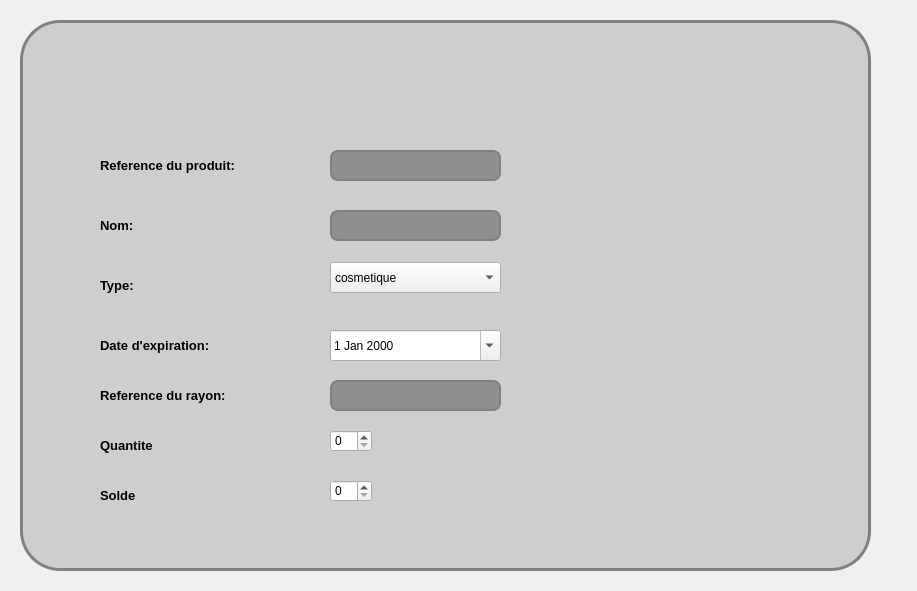
<?xml version="1.0" encoding="UTF-8"?>
<ui version="4.0">
 <class>ajoutpr</class>
 <widget class="QDialog" name="ajoutpr">
  <property name="geometry">
   <rect>
    <x>0</x>
    <y>0</y>
    <width>917</width>
    <height>591</height>
   </rect>
  </property>
  <property name="windowTitle">
   <string>Dialog</string>
  </property>
  <property name="styleSheet">
   <string notr="true">#ajoutpr {
background: url(:/img/fdaffiche.jpg);
}


#groupBox {
border: 3px solid gray;
border-radius: 40px;
background: rgb(206, 206, 206);
}

QLineEdit {
padding: 1px;
border-style: solid;
border: 2px solid gray;
border-radius: 8px;
background-color: rgb(143, 143, 143);

}
</string>
  </property>
  <widget class="QGroupBox" name="groupBox">
   <property name="geometry">
    <rect>
     <x>20</x>
     <y>20</y>
     <width>851</width>
     <height>551</height>
    </rect>
   </property>
   <property name="font">
    <font>
     <pointsize>16</pointsize>
     <weight>75</weight>
     <bold>true</bold>
     <underline>true</underline>
    </font>
   </property>
   <property name="title">
    <string/>
   </property>
   <widget class="QLabel" name="ref">
    <property name="geometry">
     <rect>
      <x>80</x>
      <y>130</y>
      <width>191</width>
      <height>31</height>
     </rect>
    </property>
    <property name="font">
     <font>
      <pointsize>10</pointsize>
      <weight>75</weight>
      <bold>true</bold>
     </font>
    </property>
    <property name="text">
     <string>Reference du produit:</string>
    </property>
   </widget>
   <widget class="QLabel" name="type">
    <property name="geometry">
     <rect>
      <x>80</x>
      <y>310</y>
      <width>161</width>
      <height>31</height>
     </rect>
    </property>
    <property name="font">
     <font>
      <pointsize>10</pointsize>
      <weight>75</weight>
      <bold>true</bold>
     </font>
    </property>
    <property name="text">
     <string>Date d'expiration:</string>
    </property>
   </widget>
   <widget class="QLineEdit" name="refrayedit">
    <property name="geometry">
     <rect>
      <x>310</x>
      <y>360</y>
      <width>171</width>
      <height>31</height>
     </rect>
    </property>
    <property name="font">
     <font>
      <weight>50</weight>
      <bold>false</bold>
      <underline>false</underline>
     </font>
    </property>
    <property name="text">
     <string/>
    </property>
   </widget>
   <widget class="QLabel" name="id_emp">
    <property name="geometry">
     <rect>
      <x>80</x>
      <y>410</y>
      <width>151</width>
      <height>31</height>
     </rect>
    </property>
    <property name="font">
     <font>
      <pointsize>10</pointsize>
      <weight>75</weight>
      <bold>true</bold>
     </font>
    </property>
    <property name="text">
     <string>Quantite</string>
    </property>
   </widget>
   <widget class="QPushButton" name="ok">
    <property name="geometry">
     <rect>
      <x>760</x>
      <y>470</y>
      <width>71</width>
      <height>71</height>
     </rect>
    </property>
    <property name="styleSheet">
     <string notr="true">#ok{
background-color: transparent;
border-image: url(:/boutonok/panier4.png);
background: none;
border: none;
background-repeat: none;
}

#ok:pressed{
background-color: transparent;
background: none;
border: none;
background-repeat: none;
}</string>
    </property>
    <property name="text">
     <string/>
    </property>
   </widget>
   <widget class="QLineEdit" name="refedit_2">
    <property name="geometry">
     <rect>
      <x>310</x>
      <y>190</y>
      <width>171</width>
      <height>31</height>
     </rect>
    </property>
    <property name="font">
     <font>
      <weight>50</weight>
      <bold>false</bold>
      <underline>false</underline>
     </font>
    </property>
    <property name="text">
     <string/>
    </property>
   </widget>
   <widget class="QLabel" name="ref_2">
    <property name="geometry">
     <rect>
      <x>80</x>
      <y>190</y>
      <width>131</width>
      <height>31</height>
     </rect>
    </property>
    <property name="font">
     <font>
      <pointsize>10</pointsize>
      <weight>75</weight>
      <bold>true</bold>
     </font>
    </property>
    <property name="text">
     <string>Nom:</string>
    </property>
   </widget>
   <widget class="QLabel" name="ref_3">
    <property name="geometry">
     <rect>
      <x>80</x>
      <y>250</y>
      <width>131</width>
      <height>31</height>
     </rect>
    </property>
    <property name="font">
     <font>
      <pointsize>10</pointsize>
      <weight>75</weight>
      <bold>true</bold>
     </font>
    </property>
    <property name="text">
     <string>Type:</string>
    </property>
   </widget>
   <widget class="QLabel" name="ref_4">
    <property name="geometry">
     <rect>
      <x>80</x>
      <y>360</y>
      <width>181</width>
      <height>31</height>
     </rect>
    </property>
    <property name="font">
     <font>
      <pointsize>10</pointsize>
      <weight>75</weight>
      <bold>true</bold>
     </font>
    </property>
    <property name="text">
     <string>Reference du rayon:</string>
    </property>
   </widget>
   <widget class="QDateEdit" name="dateEdit">
    <property name="geometry">
     <rect>
      <x>310</x>
      <y>310</y>
      <width>171</width>
      <height>31</height>
     </rect>
    </property>
    <property name="font">
     <font>
      <weight>50</weight>
      <bold>false</bold>
      <underline>false</underline>
     </font>
    </property>
    <property name="calendarPopup">
     <bool>true</bool>
    </property>
   </widget>
   <widget class="QLabel" name="id_emp_2">
    <property name="geometry">
     <rect>
      <x>80</x>
      <y>460</y>
      <width>151</width>
      <height>31</height>
     </rect>
    </property>
    <property name="font">
     <font>
      <pointsize>10</pointsize>
      <weight>75</weight>
      <bold>true</bold>
     </font>
    </property>
    <property name="text">
     <string>Solde</string>
    </property>
   </widget>
   <widget class="QSpinBox" name="spinBox">
    <property name="geometry">
     <rect>
      <x>310</x>
      <y>410</y>
      <width>42</width>
      <height>22</height>
     </rect>
    </property>
    <property name="font">
     <font>
      <weight>50</weight>
      <bold>false</bold>
      <underline>false</underline>
     </font>
    </property>
   </widget>
   <widget class="QComboBox" name="comboBox">
    <property name="geometry">
     <rect>
      <x>310</x>
      <y>242</y>
      <width>171</width>
      <height>31</height>
     </rect>
    </property>
    <property name="font">
     <font>
      <weight>50</weight>
      <bold>false</bold>
      <underline>false</underline>
     </font>
    </property>
    <item>
     <property name="text">
      <string>cosmetique</string>
     </property>
    </item>
    <item>
     <property name="text">
      <string>alimentaire</string>
     </property>
    </item>
   </widget>
   <widget class="QSpinBox" name="spinBox_2">
    <property name="geometry">
     <rect>
      <x>310</x>
      <y>460</y>
      <width>42</width>
      <height>22</height>
     </rect>
    </property>
    <property name="font">
     <font>
      <weight>50</weight>
      <bold>false</bold>
      <underline>false</underline>
     </font>
    </property>
   </widget>
   <widget class="QLineEdit" name="refedit">
    <property name="geometry">
     <rect>
      <x>310</x>
      <y>130</y>
      <width>171</width>
      <height>31</height>
     </rect>
    </property>
    <property name="font">
     <font>
      <weight>50</weight>
      <bold>false</bold>
      <underline>false</underline>
     </font>
    </property>
    <property name="text">
     <string/>
    </property>
   </widget>
   <widget class="QPushButton" name="pushButton">
    <property name="geometry">
     <rect>
      <x>40</x>
      <y>-20</y>
      <width>761</width>
      <height>141</height>
     </rect>
    </property>
    <property name="styleSheet">
     <string notr="true">#pushButton{
background-color: transparent;
border-image: url(:/boutonok/Sans titre-1.png);
background: none;
border: none;
background-repeat: none;
}

#ok:pressed{
background-color: transparent;
background: none;
border: none;
background-repeat: none;
}</string>
    </property>
    <property name="text">
     <string/>
    </property>
   </widget>
  </widget>
 </widget>
 <resources/>
 <connections>
  <connection>
   <sender>ok</sender>
   <signal>clicked()</signal>
   <receiver>ajoutpr</receiver>
   <slot>reject()</slot>
   <hints>
    <hint type="sourcelabel">
     <x>822</x>
     <y>528</y>
    </hint>
    <hint type="destinationlabel">
     <x>998</x>
     <y>370</y>
    </hint>
   </hints>
  </connection>
 </connections>
</ui>
